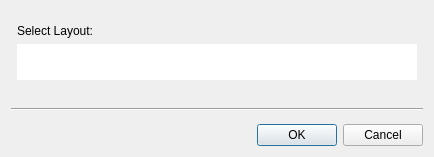
<?xml version="1.0" encoding="UTF-8"?>
<ui version="4.0">
 <class>CLayoutConfigDialog</class>
 <widget class="QDialog" name="CLayoutConfigDialog">
  <property name="geometry">
   <rect>
    <x>0</x>
    <y>0</y>
    <width>434</width>
    <height>157</height>
   </rect>
  </property>
  <property name="windowTitle">
   <string>Layout Configuration</string>
  </property>
  <layout class="QVBoxLayout" name="verticalLayout_2">
   <item>
    <layout class="QHBoxLayout" name="horizontalLayout">
     <item>
      <spacer name="horizontalSpacer_1">
       <property name="orientation">
        <enum>Qt::Horizontal</enum>
       </property>
       <property name="sizeHint" stdset="0">
        <size>
         <width>0</width>
         <height>0</height>
        </size>
       </property>
      </spacer>
     </item>
     <item>
      <layout class="QVBoxLayout" name="verticalLayout">
       <item>
        <spacer name="verticalSpacer_4">
         <property name="orientation">
          <enum>Qt::Vertical</enum>
         </property>
         <property name="sizeHint" stdset="0">
          <size>
           <width>20</width>
           <height>40</height>
          </size>
         </property>
        </spacer>
       </item>
       <item>
        <widget class="QLabel" name="label">
         <property name="text">
          <string>Select Layout:</string>
         </property>
         <property name="alignment">
          <set>Qt::AlignLeading|Qt::AlignLeft|Qt::AlignTop</set>
         </property>
        </widget>
       </item>
       <item>
        <spacer name="verticalSpacer_5">
         <property name="minimumSize">
          <size>
           <width>0</width>
           <height>12</height>
          </size>
         </property>
         <property name="maximumSize">
          <size>
           <width>16777215</width>
           <height>12</height>
          </size>
         </property>
         <property name="orientation">
          <enum>Qt::Vertical</enum>
         </property>
         <property name="sizeHint" stdset="0">
          <size>
           <width>0</width>
           <height>0</height>
          </size>
         </property>
        </spacer>
       </item>
       <item>
        <widget class="QListView" name="m_layouts">
         <property name="minimumSize">
          <size>
           <width>400</width>
           <height>36</height>
          </size>
         </property>
         <property name="maximumSize">
          <size>
           <width>400</width>
           <height>36</height>
          </size>
         </property>
         <property name="frameShape">
          <enum>QFrame::NoFrame</enum>
         </property>
         <property name="lineWidth">
          <number>0</number>
         </property>
         <property name="viewMode">
          <enum>QListView::IconMode</enum>
         </property>
        </widget>
       </item>
       <item>
        <spacer name="verticalSpacer">
         <property name="orientation">
          <enum>Qt::Vertical</enum>
         </property>
         <property name="sizeHint" stdset="0">
          <size>
           <width>20</width>
           <height>40</height>
          </size>
         </property>
        </spacer>
       </item>
      </layout>
     </item>
     <item>
      <spacer name="horizontalSpacer_2">
       <property name="orientation">
        <enum>Qt::Horizontal</enum>
       </property>
       <property name="sizeHint" stdset="0">
        <size>
         <width>0</width>
         <height>0</height>
        </size>
       </property>
      </spacer>
     </item>
    </layout>
   </item>
   <item>
    <widget class="QLabel" name="label_2">
     <property name="frameShape">
      <enum>QFrame::HLine</enum>
     </property>
     <property name="frameShadow">
      <enum>QFrame::Sunken</enum>
     </property>
     <property name="text">
      <string/>
     </property>
     <property name="wordWrap">
      <bool>true</bool>
     </property>
    </widget>
   </item>
   <item>
    <widget class="QDialogButtonBox" name="m_buttonBox">
     <property name="standardButtons">
      <set>QDialogButtonBox::Cancel|QDialogButtonBox::Ok</set>
     </property>
    </widget>
   </item>
  </layout>
 </widget>
 <resources/>
 <connections/>
</ui>
